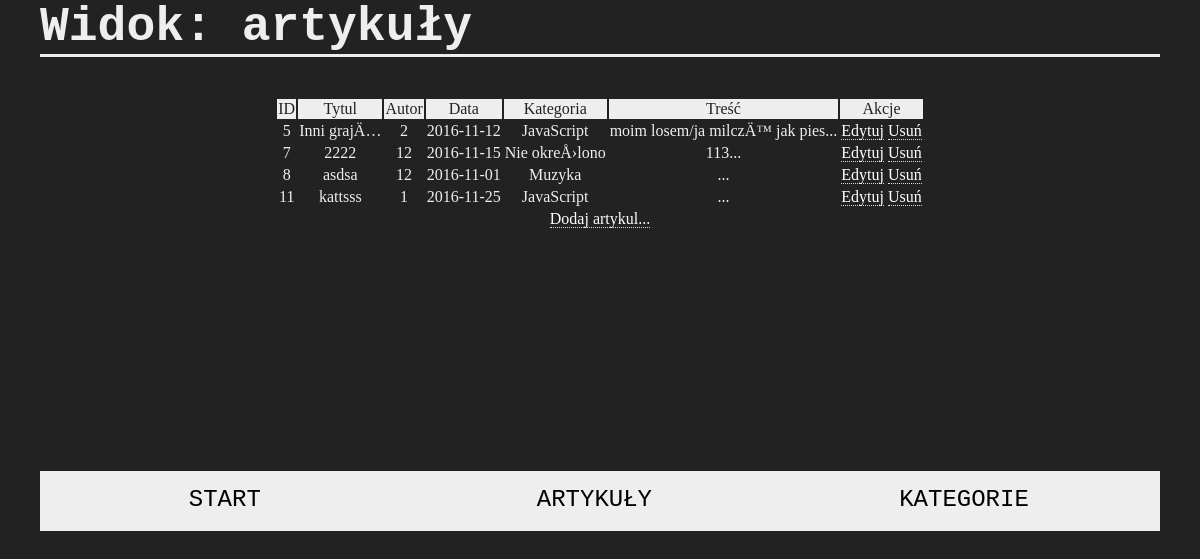
Screenshot of /szt/admin/articles.php with the database file from the repository.
### tables this page shows
CREATE TABLE `artykuly` (
  `id_art` bigint(20) UNSIGNED NOT NULL,
  `tytul` varchar(60) NOT NULL,
  `autor` int(11) NOT NULL,
  `data` date NOT NULL,
  `kategoria` int(11) DEFAULT '1',
  `tresc` text NOT NULL
);

CREATE TABLE `kategorie` (
  `id_kat` bigint(20) UNSIGNED NOT NULL,
  `nazwa` varchar(40) NOT NULL,
  `opis` text
);

### szt/admin/articles.php (the view, shortened to what this page needs)
<html>
<head>
  <link rel="stylesheet" href="css/style.css" />
</head>
<body>
<div class="wrapper">
  <header><h1>Widok: artykuły</h1></header>
<?php
include '/inc/dbh.php';
$sql="SELECT artykuly.*, kategorie.* FROM artykuly inner join kategorie where artykuly.kategoria=kategorie.id_kat";
$result=mysqli_query($conn,$sql);
echo "<table>";
echo "<tr class='desc'><td>ID</td><td>Tytul</td><td>Autor</td><td>Data</td><td>Kategoria</td><td>Treść</td><td colspan=2>Akcje</td></tr>";
while($row=$result->fetch_assoc()){
  echo "<tr>";
echo "<td>".$row['id_art']."</td><td>".$row['tytul']."</td><td>".$row['autor']."</td><td>".$row['data']."</td><td>".$row['nazwa']."</td><td>".implode(' ', array_slice(explode(' ', $row['tresc']), 0, 10))."...</td>";
echo "<td><a href='inc/modifyartform.php?id=".$row['id_art']."'>Edytuj</a></td><td><a href='inc/modifyart.php?id=".$row['id_art']."&action=delete' id='del'>Usuń</a></td>";
  echo "</tr>";
}
echo "<tr><td colspan='8'><a href='inc/addarticle.php'>Dodaj artykul...</a></td></tr>";
echo "</table>";
include 'inc/menu.php'
?>
</div>
</body>
</html>

### szt/admin/inc/menu.php
<ul class="nav">
  <li><a href="../admin/index.php">Start</a></li>
  <li><a href="../admin/articles.php">Artykuły</a></li>
  <li><a href="../admin/categories.php">Kategorie</a></li>
</ul>

### szt/admin/css/style.css (style rules this page uses)
body { margin: 0; padding: 0; background-color: #222222; color: #EEEEEE; }
ul.nav { margin: 0; padding: 0; width: 100%; height: 60px; background: #eee; position: relative; margin-top: 240px; bottom: 0; }
ul.nav li { float: left; width: 33%; text-align: center; list-style-type: none; margin-top: 15px; }
ul:after { content: ''; display: block; clear: both; }
.nav li a { color: #000000; text-decoration: none; font-family: monospace; font-weight: 400; text-transform: uppercase; font-size: 24px; }
.wrapper { width: 96%; max-width: 1120px; margin: 0 auto; padding: 0 2%; }
.wrapper header { font-size: 24px; font-family: monospace; border-bottom: 3px solid #eee; margin-bottom: 40px; }
.wrapper header h1 { margin: 0; padding: 0; }
.wrapper table { text-align: center; margin: 0 auto; border: 0; }
.wrapper table .desc { background-color: #eee; color: #222; }
.wrapper table a { color: #fff; text-decoration: none; border-bottom: 1px dotted #ddd; }

### rows the page displays
artykuly: id_art "5", tytul "Inni grajÄ…", autor "2", data "2016-11-12", kategorie.nazwa "JavaScript", tresc "moim losem/ja milczÄ™ jak pies"
artykuly: id_art "7", tytul "2222", autor "12", data "2016-11-15", kategorie.nazwa "Nie okreÅ›lono", tresc "113"
artykuly: id_art "8", tytul "asdsa", autor "12", data "2016-11-01", kategorie.nazwa "Muzyka"
artykuly: id_art "11", tytul "kattsss", autor "1", data "2016-11-25", kategorie.nazwa "JavaScript"
